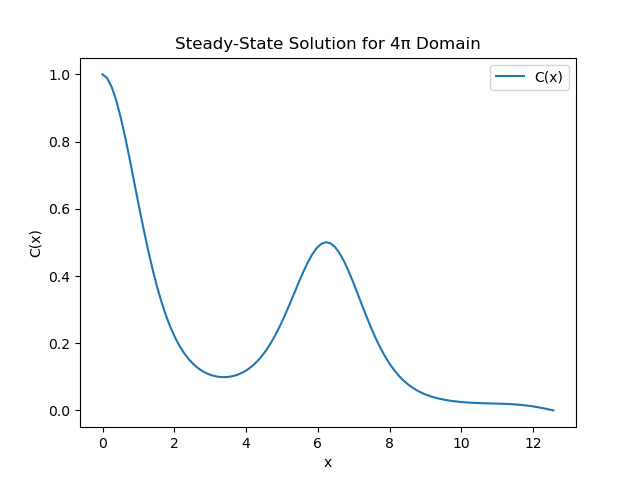

Generate this figure with Python:
import numpy as np
import matplotlib.pyplot as plt

# Adjusting domain length to 4 * pi
L = 4 * np.pi  # New domain length
N = 100  # Number of points
dx = L / (N - 1)  # Grid spacing

# Discretized x domain
x = np.linspace(0, L, N)

# Reinitialize the coefficient matrix and RHS vector
A = np.zeros((N, N))
b = np.zeros(N)

# Fill the coefficient matrix using finite differences for the new domain
for i in range(1, N-1):
    A[i, i-1] = 1 / dx**2 - np.sin(x[i-1]) / (2 * dx)  # C_{i-1}
    A[i, i] = -2 / dx**2  # C_i
    A[i, i+1] = 1 / dx**2 + np.sin(x[i+1]) / (2 * dx)  # C_{i+1}

C0 = 1  # C(0)
CL = 0  # C(L)

# Apply boundary conditions
A[0, 0] = 1
A[N-1, N-1] = 1
b[0] = C0
b[N-1] = CL

# Solve the linear system
C = np.linalg.solve(A, b)

# Plot the result
plt.plot(x, C, label='C(x)')
plt.xlabel('x')
plt.ylabel('C(x)')
plt.title('Steady-State Solution for 4π Domain')
plt.legend()
plt.savefig('steady_state.png')
plt.show()
